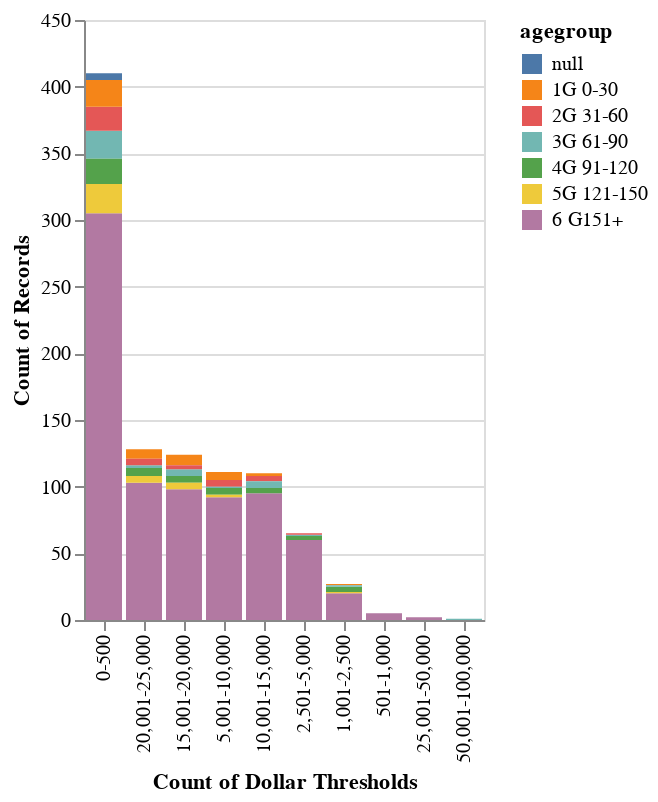

The notebook cell saved with this chart:
### Code cell
import altair as alt
dflm=pd.read_excel('dflowtomid.xlsx')

alt.Chart(dflm).mark_bar().encode(
    x=alt.X('Dollar Thresholds', title='Count of Dollar Thresholds', sort=alt.EncodingSortField(
        field='Dollar Thresholds',
        op='count',
        order='descending')),
    y='count(Dollar Thresholds)',
    color='agegroup:N'
)

### Figure 1 — Vega-Lite specification as saved in the notebook (floating-point values rounded to 4 significant figures; data arrays with more than 128 entries replaced by an {"elided": "..."} marker saying what was removed)
{"config": {"view": {"continuousWidth": 400, "continuousHeight": 300}}, "data": {"name": "data-0d9d4c70c17fe2672e4276bd83e766bd"}, "mark": "bar", "encoding": {"color": {"type": "nominal", "field": "agegroup"}, "x": {"type": "nominal", "field": "Dollar Thresholds", "sort": {"field": "Dollar Thresholds", "op": "count", "order": "descending"}, "title": "Count of Dollar Thresholds"}, "y": {"type": "nominal", "aggregate": "count", "field": "Dollar Thresholds"}}, "$schema": "https://vega.github.io/schema/vega-lite/v4.8.1.json", "datasets": {"data-0d9d4c70c17fe2672e4276bd83e766bd": {"elided": "983 records"}}}
